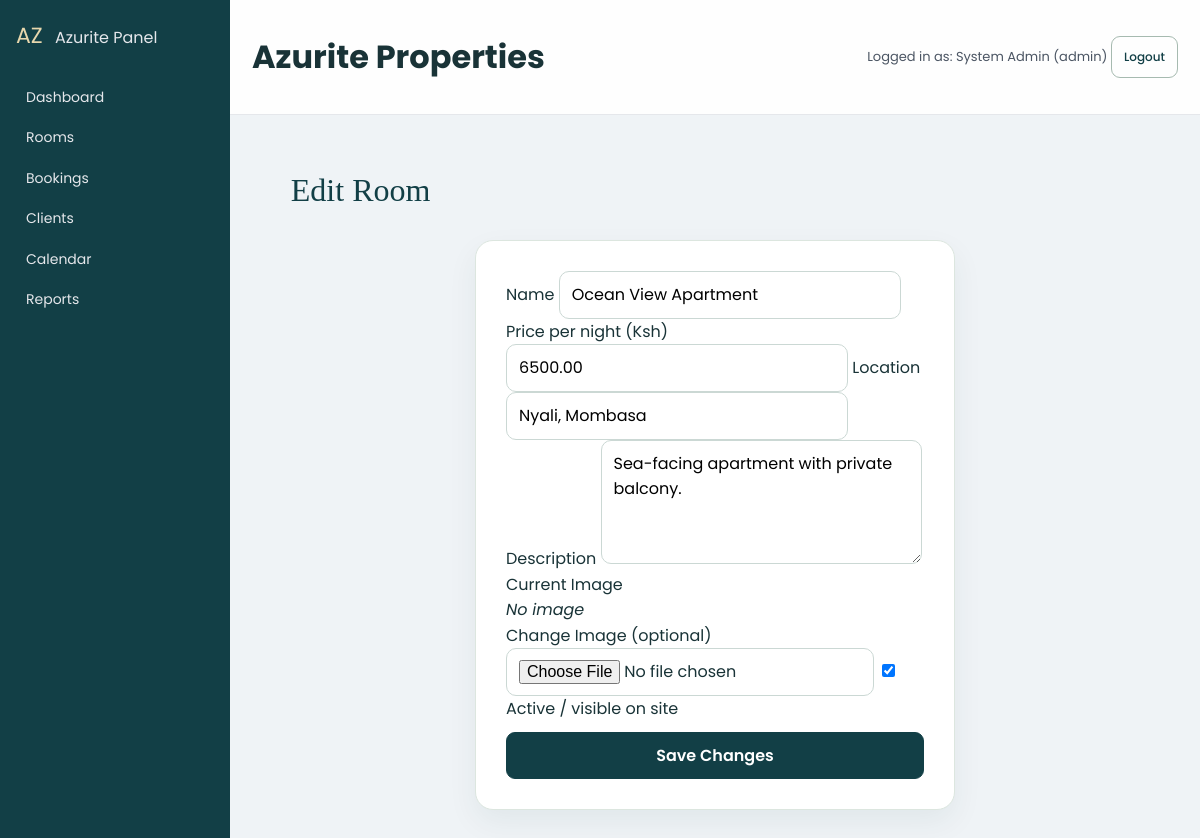
The app's page /public/admin/room_edit.php?id=1 (signed in) with its own data.
### tables this page shows
CREATE TABLE rooms (
  id INT AUTO_INCREMENT PRIMARY KEY,
  category_id INT NULL,
  owner_id INT NULL,
  name VARCHAR(150) NOT NULL,
  price_ksh DECIMAL(10,2) NOT NULL,
  cover_image VARCHAR(255),
  location_text VARCHAR(150),
  description TEXT,
  is_active TINYINT(1) NOT NULL DEFAULT 1,
  created_at DATETIME DEFAULT CURRENT_TIMESTAMP,
  FOREIGN KEY (category_id) REFERENCES room_categories(id),
  FOREIGN KEY (owner_id) REFERENCES users(id)
);

### includes/helpers.php (called while the page is built, shortened)
<?php
function e($str) {
    return htmlspecialchars((string)($str ?? ''), ENT_QUOTES | ENT_SUBSTITUTE, 'UTF-8');
}

### public/admin/room_edit.php (the view, shortened to what this page needs)
<?php
require_once __DIR__ . '/../../includes/db.php';
require_once __DIR__ . '/../../includes/helpers.php';
$id = (int)($_GET['id'] ?? 0);
$stmt = $pdo->prepare("SELECT * FROM rooms WHERE id = :id");
$stmt->execute([':id' => $id]);
$room = $stmt->fetch(PDO::FETCH_ASSOC);
include __DIR__ . '/../../includes/admin_header.php';
?>
<div class="section-heading"><h2>Edit Room</h2></div>
<div class="form-card">
  <form method="POST" enctype="multipart/form-data">
    <label>Name</label>
    <input type="text" name="name" value="<?php echo e($room['name']); ?>">
    <label>Price per night (Ksh)</label>
    <input type="number" name="price" value="<?php echo e($room['price_ksh']); ?>">
    <label>Location</label>
    <input type="text" name="location" value="<?php echo e($room['location_text']); ?>">
    <label>Description</label>
    <textarea name="description" rows="4"><?php echo e($room['description']); ?></textarea>
    <label>Current Image</label><br>
    <?php if ($room['cover_image']): ?>
      <img src="../uploads/room_photos/<?php echo e($room['cover_image']); ?>" width="120" style="border-radius:10px;margin-bottom:10px;">
    <?php else: ?>
      <em>No image</em><br>
    <?php endif; ?>
    <label>Change Image (optional)</label>
    <input type="file" name="cover">
    <label>
      <input type="checkbox" name="is_active" <?php echo $room['is_active'] ? 'checked' : ''; ?>>
      Active / visible on site
    </label>
    <button class="btn-primary" style="width:100%;margin-top:10px;">Save Changes</button>
  </form>
</div>
<?php include __DIR__ . '/../../includes/admin_footer.php'; ?>

### public/assets/css/style.css (style rules this page uses)
body { font-family: "Poppins", sans-serif !important; color: #444444; width: 100%; height: calc(100%); overflow-x: hidden; background: #eff3f6 !important; }
.btn-primary { background-color: #1e245a; border: 1px solid #1e245a; color: #ffffff; }

### public/assets/css/modern.css (style rules this page uses)
:root { --az-primary:#0B1D3A; --az-primary-soft:#1C6DD0; --az-bg:#f5f7fb; --az-card-bg:#ffffff; --az-muted:#6b7280; --az-radius:18px; --az-shadow:0 18px 40px rgba(15,23,42,.18); }
body { font-family:'Poppins',system-ui,-apple-system,Segoe UI,Roboto,sans-serif; background:linear-gradient(135deg,#f5f7fb,#ecf2ff); color:#111827; }
.btn-primary { display:inline-flex; align-items:center; justify-content:center; padding:10px 20px; border-radius:999px; border:none; background:linear-gradient(135deg,#1C6DD0,#0B1D3A); color:#ffffff; font-weight:600; box-shadow:var(--az-shadow); cursor:pointer; text-decoration:none; }
.section-heading { display:flex; justify-content:space-between; align-items:center; margin:24px 0 14px; }
.section-heading h2 { margin:0; font-size:22px; }
.form-card { max-width:480px; margin:24px auto 40px; padding:22px 22px 26px; border-radius:22px; background:rgba(255,255,255,.96); box-shadow:var(--az-shadow); }
.admin-body { background:linear-gradient(135deg,#e5ecff,#f8fafc); }

### public/assets/css/polish.css (style rules this page uses)
:root { --az-primary:#123f46; --az-primary-soft:#1d7377; --az-bg:#f7f8f4; --az-muted:#637373; --az-shadow:0 12px 30px #163b4010 }
* { box-sizing:border-box }
body { margin:0; background:#f7f8f4; color:#193337; font-family:Inter,Segoe UI,system-ui,sans-serif; line-height:1.6 }
button,input,select,textarea { font:inherit }
input:not([type=checkbox]):not([type=hidden]),select,textarea { max-width:100%; min-height:44px; border:1px solid #cbd8d4; border-radius:10px; padding:10px 12px; background:#fff }
input[type=checkbox] { width:auto }
button,.btn-primary,.btn-outline { min-height:42px }
button { cursor:pointer }
.btn-primary,.search-btn { background:#123f46; color:white; border:1px solid #123f46; border-radius:9px; box-shadow:none }
.section-heading { margin:32px 0 22px }
.section-heading h2 { font-family:Georgia,serif; font-size:32px; font-weight:500; color:#123f46 }
.form-card { border:1px solid #dce6df; border-radius:18px; box-shadow:var(--az-shadow); padding:30px; background:#fff }
.admin-body { background:#f7f8f4 }

### records on screen
rooms: name "Ocean View Apartment", price "6500.00", location "Nyali, Mombasa", description "Sea-facing apartment with private balcony.", is_active "☑"

### other values on screen
$admin['full_name'] "System Admin"
$admin['role'] "admin"
